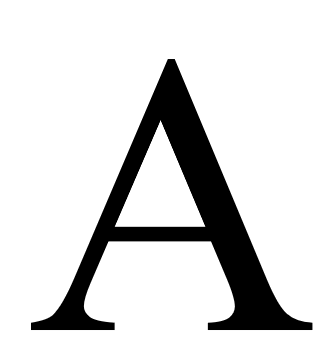
#> input picture a1.png, 331 x 357 px
$ jupyter execute Gambar.ipynb   (shell and % lines are left out)
#> lines starting #> are read from the running program, lines starting #| are printed output that depends on the picture; long printed decimals are rounded
[cell 1]
import numpy as np
import matplotlib.pyplot as plt
import matplotlib.image as mpimg
from scipy import signal
import cv2

[cell 2]
img = cv2.imread('a1.png')
#> img is the input picture: shape (357, 331, 3); min 0, max 255, mean 217.6
img1 = cv2.cvtColor(img, cv2.COLOR_BGR2GRAY)
plt.subplot(1,2,1)
plt.imshow(img1, cmap = 'gray')
rata2= img.mean()
#> rata2 = 217.6
tambah=img.sum()
#> tambah = 77130000
print (rata2)
#| 217.573
print (tambah)
#| 77130000
rata2persen= (rata2/217.57343420751985)*100
#> rata2persen = 100
print (rata2persen)
#| 100.0
beratpersen= (tambah/77130000)*100
#> beratpersen = 100
print (beratpersen)
#| 100.0

[cell 3]
img = cv2.imread('b1.png')
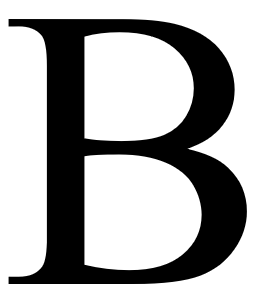
#> input picture b1.png, 262 x 300 px
#> img is the input picture: shape (300, 262, 3); min 0, max 255, mean 171.6
img1 = cv2.cvtColor(img, cv2.COLOR_BGR2GRAY)
#> img1: shape (300, 262)
plt.subplot(1,2,1)
plt.imshow(img1, cmap = 'gray')
rata2= img.mean()
#> rata2 = 171.6
tambah=img.sum()
#> tambah = 40472442
print (rata2)
#| 171.639
print (tambah)
#| 40472442
rata2persen= (rata2/217.57343420751985)*100
#> rata2persen = 78.89
print (rata2persen)
#| 78.888
beratpersen= (tambah/77130000)*100
#> beratpersen = 52.47
print (beratpersen)
#| 52.473

[cell 4]
img = cv2.imread('c1.png')
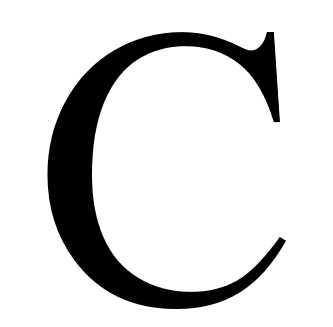
#> input picture c1.png, 333 x 327 px
#> img is the input picture: shape (327, 333, 3); min 0, max 255, mean 217.4
img1 = cv2.cvtColor(img, cv2.COLOR_BGR2GRAY)
#> img1: shape (327, 333)
plt.subplot(1,2,1)
plt.imshow(img1, cmap = 'gray')
rata2= img.mean()
#> rata2 = 217.4
tambah=img.sum()
#> tambah = 71004981
print (rata2)
#| 217.358
print (tambah)
#| 71004981
rata2persen= (rata2/217.57343420751985)*100
#> rata2persen = 99.9
print (rata2persen)
#| 99.901
beratpersen= (tambah/77130000)*100
#> beratpersen = 92.06
print (beratpersen)
#| 92.059

[cell 5]
img = cv2.imread('d1.png')
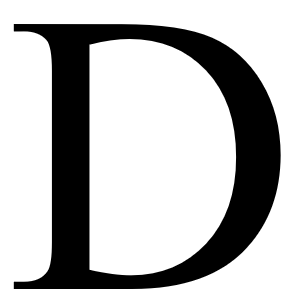
#> input picture d1.png, 296 x 303 px
#> img is the input picture: shape (303, 296, 3); min 0, max 255, mean 184.7
img1 = cv2.cvtColor(img, cv2.COLOR_BGR2GRAY)
#> img1: shape (303, 296)
plt.subplot(1,2,1)
plt.imshow(img1, cmap = 'gray')
rata2= img.mean()
#> rata2 = 184.7
tambah=img.sum()
#> tambah = 49706376
print (rata2)
#| 184.738
print (tambah)
#| 49706376
rata2persen= (rata2/217.57343420751985)*100
#> rata2persen = 84.91
print (rata2persen)
#| 84.908
beratpersen= (tambah/77130000)*100
#> beratpersen = 64.44
print (beratpersen)
#| 64.445

[cell 6]
img = cv2.imread('e1.png')
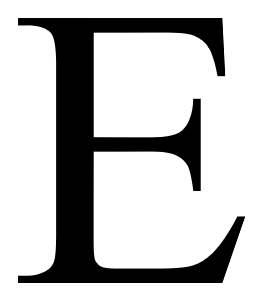
#> input picture e1.png, 271 x 298 px
#> img is the input picture: shape (298, 271, 3); min 0, max 255, mean 195.7
img1 = cv2.cvtColor(img, cv2.COLOR_BGR2GRAY)
#> img1: shape (298, 271)
plt.subplot(1,2,1)
plt.imshow(img1, cmap = 'gray')
rata2= img.mean()
#> rata2 = 195.7
tambah=img.sum()
#> tambah = 47402697
print (rata2)
#| 195.657
print (tambah)
#| 47402697
rata2persen= (rata2/217.57343420751985)*100
#> rata2persen = 89.93
print (rata2persen)
#| 89.927
beratpersen= (tambah/77130000)*100
#> beratpersen = 61.46
print (beratpersen)
#| 61.458
